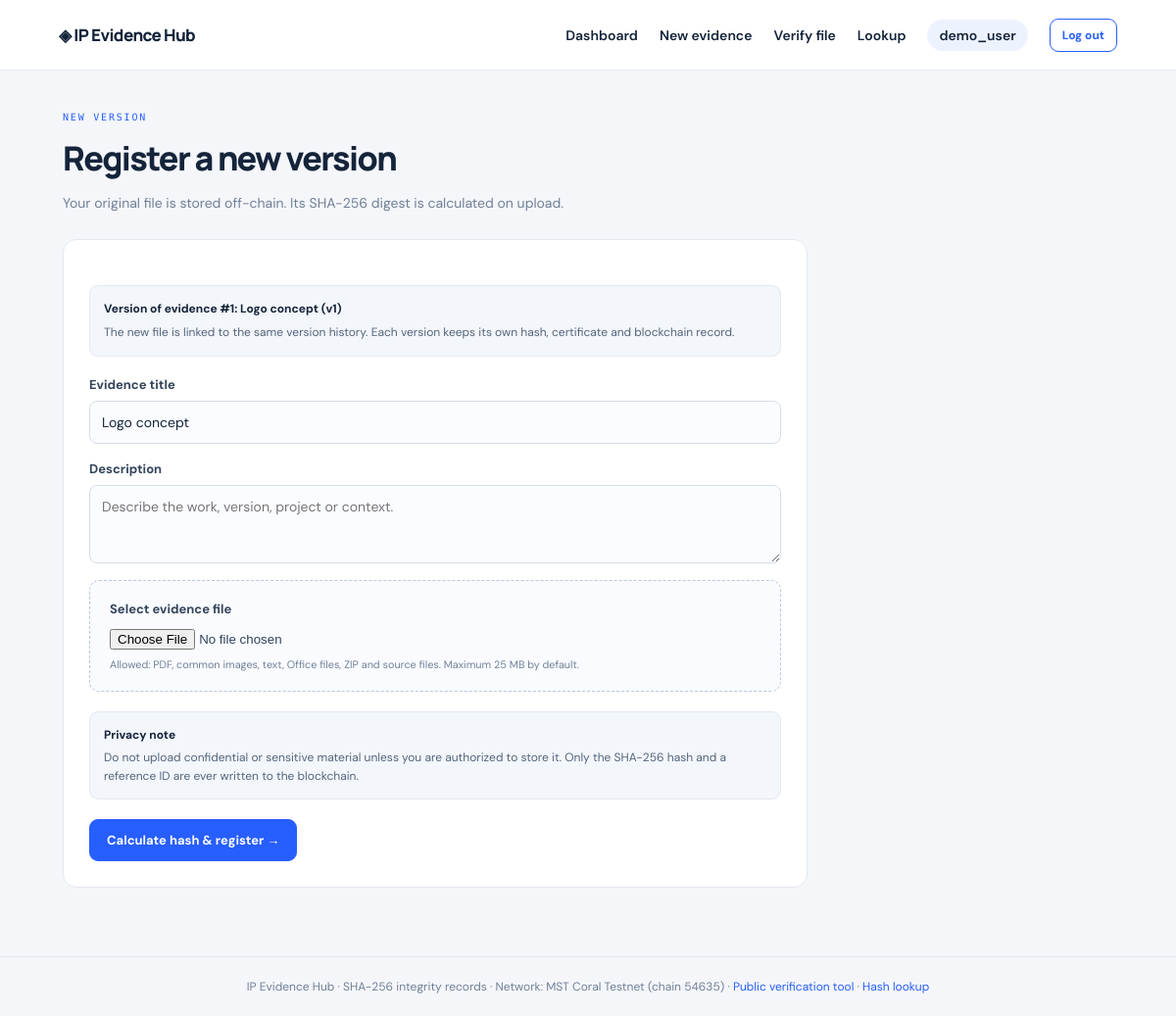
Screenshot of /evidence/1/new-version (signed in) with the database file from the repository.
### tables this page shows
CREATE TABLE users (
          id INTEGER PRIMARY KEY AUTOINCREMENT, username TEXT UNIQUE NOT NULL,
          email TEXT UNIQUE NOT NULL, password_hash TEXT NOT NULL,
          role TEXT NOT NULL DEFAULT 'user', created_at TEXT NOT NULL
        );

CREATE TABLE evidence (
          id INTEGER PRIMARY KEY AUTOINCREMENT, user_id INTEGER NOT NULL,
          title TEXT NOT NULL, description TEXT DEFAULT '', original_name TEXT NOT NULL,
          stored_name TEXT NOT NULL, sha256 TEXT NOT NULL, file_size INTEGER NOT NULL,
          mime_type TEXT DEFAULT '', created_at TEXT NOT NULL, watermark_name TEXT DEFAULT '',
          chain_network TEXT DEFAULT '', tx_hash TEXT DEFAULT '', contract_address TEXT DEFAULT '', chain_status TEXT NOT NULL DEFAULT 'local', registrant_address TEXT DEFAULT '', onchain_recorded_at INTEGER DEFAULT 0, block_number INTEGER DEFAULT 0, root_id INTEGER, parent_id INTEGER, version_no INTEGER NOT NULL DEFAULT 1,
          FOREIGN KEY(user_id) REFERENCES users(id)
        );

### app.py (the view)
@app.route("/evidence/<int:evidence_id>/new-version")
@login_required
def new_version(evidence_id):
    return render_template("upload.html",parent=get_owned_evidence(evidence_id))

### app.py (called while the page is built)
@contextmanager
def db():
    conn = sqlite3.connect(DB_PATH)
    conn.row_factory = sqlite3.Row
    conn.execute("PRAGMA foreign_keys=ON")
    try:
        with conn: yield conn
    finally:
        conn.close()

def login_required(f):
    @wraps(f)
    def wrapped(*a, **kw):
        if not session.get("user_id"):
            flash("Please log in to continue.", "warning"); return redirect(url_for("login"))
        return f(*a, **kw)
    return wrapped

def current_user():
    if not session.get("user_id"): return None
    with db() as c: return c.execute("SELECT id,username,email,role FROM users WHERE id=?",(session["user_id"],)).fetchone()

def csrf_token():
    if "csrf" not in session: session["csrf"]=secrets.token_urlsafe(32)
    return session["csrf"]

@app.context_processor
def inject_user(): return {"current_user": current_user(), "network": chain.network, "chain": chain}

@app.before_request
def csrf_protect():
    if request.method=="POST":
        sent=request.form.get("csrf_token") or request.headers.get("X-CSRF-Token","")
        expected=session.get("csrf","")
        if not sent or not expected or not secrets.compare_digest(sent,expected): abort(400)

@app.after_request
def security_headers(response):
    response.headers.setdefault("X-Content-Type-Options","nosniff")
    response.headers.setdefault("X-Frame-Options","DENY")
    response.headers.setdefault("Referrer-Policy","same-origin")
    response.headers.setdefault("Content-Security-Policy","default-src 'self'; script-src 'self'; style-src 'self' https://fonts.googleapis.com; "
                                "font-src https://fonts.gstatic.com; img-src 'self' data:; frame-ancestors 'none'; form-action 'self'")
    return response

def get_evidence(eid, user=None):
    with db() as c: row=c.execute("SELECT e.*,u.username FROM evidence e JOIN users u ON u.id=e.user_id WHERE e.id=?",(eid,)).fetchone()
    if not row: abort(404)
    u=current_user()
    if not u or (row["user_id"] != u["id"] and u["role"]!="admin"): abort(403)
    return row

def get_owned_evidence(eid):
    row=get_evidence(eid)
    if row["user_id"]!=session.get("user_id"): abort(403)
    return row

### templates/upload.html
{% extends "base.html" %}{% block title %}Add evidence · IP Evidence Hub{% endblock %}{% block content %}<div class="page-head"><div><div class="eyebrow">{{ "NEW VERSION" if parent else "EVIDENCE INTAKE" }}</div><h1>{{ "Register a new version" if parent else "Register new evidence" }}</h1><p class="muted">Your original file is stored off-chain. Its SHA-256 digest is calculated on upload.</p></div></div><form class="panel form wide-form" method="post" action="{{ url_for('upload') }}" enctype="multipart/form-data"><input type="hidden" name="csrf_token" value="{{ csrf_token() }}">{% if parent %}<input type="hidden" name="parent_id" value="{{ parent.id }}"><div class="notice"><strong>Version of evidence #{{ parent.id }}: {{ parent.title }} (v{{ parent.version_no }})</strong><p>The new file is linked to the same version history. Each version keeps its own hash, certificate and blockchain record.</p></div>{% endif %}<label>Evidence title<input name="title" required maxlength="180" value="{{ parent.title if parent else '' }}" placeholder="e.g. Logo concept — first draft"></label><label>Description<textarea name="description" rows="3" placeholder="Describe the work, version, project or context."></textarea></label><label class="file-drop">Select evidence file<input type="file" name="file" required><small>Allowed: PDF, common images, text, Office files, ZIP and source files. Maximum 25 MB by default.</small></label><div class="notice"><strong>Privacy note</strong><p>Do not upload confidential or sensitive material unless you are authorized to store it. Only the SHA-256 hash and a reference ID are ever written to the blockchain.</p></div><button class="btn">Calculate hash & register →</button></form>{% endblock %}

### templates/base.html (shortened to what this page needs)
<!doctype html><html lang="en"><head><link rel="stylesheet" href="{{ url_for('static',filename='style.css') }}"></head>
<body><nav class="nav"><a class="brand" href="{{ url_for('index') }}">◈ IP Evidence Hub</a><div class="navlinks">{% if current_user %}<a href="{{ url_for('dashboard') }}">Dashboard</a><a href="{{ url_for('upload') }}">New evidence</a><a href="{{ url_for('verify') }}">Verify file</a><a href="{{ url_for('lookup') }}">Lookup</a>{% if current_user.role=='admin' %}<a href="{{ url_for('admin_users') }}">Users</a><a href="{{ url_for('admin_audit') }}">Audit log</a>{% endif %}<a class="user-chip" href="{{ url_for('change_password') }}" title="Account settings">{{ current_user.username }}</a><form class="inline-form" method="post" action="{{ url_for('logout') }}"><input type="hidden" name="csrf_token" value="{{ csrf_token() }}"><button class="btn btn-small btn-outline">Log out</button></form>{% else %}<a href="{{ url_for('verify') }}">Verify</a><a href="{{ url_for('lookup') }}">Lookup</a><a href="{{ url_for('login') }}">Log in</a><a class="btn btn-small" href="{{ url_for('register') }}">Create account</a>{% endif %}</div></nav><main class="container">{% with messages=get_flashed_messages(with_categories=true) %}{% if messages %}{% for category,message in messages %}<div class="flash {{ category }}">{{ message }}</div>{% endfor %}{% endif %}{% endwith %}{% block content %}{% endblock %}</main><footer>IP Evidence Hub · SHA-256 integrity records · Network: {{ network.name }} (chain {{ network.chain_id }}) · <a href="{{ url_for('verify') }}">Public verification tool</a> · <a href="{{ url_for('lookup') }}">Hash lookup</a></footer>{% block scripts %}{% endblock %}</body></html>

### static/style.css (style rules this page uses)
:root { --bg:#f4f6fa;--panel:#fff;--ink:#14243a;--muted:#718096;--line:#e4e9f1;--blue:#275efe;--navy:#101f35;--mint:#d9fae8;--red:#b42318 }
* { box-sizing:border-box }
body { margin:0;background:var(--bg);color:var(--ink);font-family:'DM Sans',sans-serif;font-size:14px }
.nav { height:72px;padding:0 max(5vw,24px);display:flex;align-items:center;justify-content:space-between;background:#fff;border-bottom:1px solid var(--line);gap:24px }
.brand { font:800 17px Manrope,sans-serif;letter-spacing:-.6px;color:var(--navy);text-decoration:none }
.navlinks { display:flex;align-items:center;gap:22px }
.nav a { color:var(--ink);text-decoration:none;font-weight:600 }
.nav .brand { font-weight:800 }
.user-chip { background:#edf2ff;border-radius:20px;padding:7px 12px;color:#2549a8 }
.container { max-width:1120px;margin:0 auto;padding:42px 24px 70px;min-height:calc(100vh - 140px) }
h1,h2,h3,p { margin-top:0 }
h1 { font:800 clamp(30px,4vw,44px) Manrope,sans-serif;letter-spacing:-1.6px;margin-bottom:12px }
.eyebrow { font:500 10px 'DM Mono',monospace;letter-spacing:1.8px;color:var(--blue);margin-bottom:13px }
.muted { color:var(--muted);line-height:1.6 }
.btn { display:inline-flex;justify-content:center;align-items:center;gap:8px;border:1px solid var(--blue);border-radius:9px;background:var(--blue);color:white!important;padding:12px 17px;font:700 13px 'DM Sans',sans-serif;text-decoration:none;cursor:pointer }
.btn-outline { background:transparent;color:var(--blue)!important }
.btn-small { padding:8px 12px;font-size:12px }
.feature,.panel,.stat { background:var(--panel);border:1px solid var(--line);border-radius:14px }
.panel { padding:26px }
.form label { display:block;font-weight:700;font-size:13px;margin:17px 0;color:#33445a }
.form input:not([type=file]),.form textarea { display:block;width:100%;margin-top:8px;padding:12px;border:1px solid #d7deea;border-radius:8px;font:14px 'DM Sans',sans-serif;background:#fbfcff;color:var(--ink) }
.form small { display:block;color:var(--muted);font-weight:400;margin-top:8px }
.wide-form { max-width:760px }
.file-drop { border:1px dashed #b9c7de;background:#f9fbff;padding:20px;border-radius:10px }
.file-drop input { display:block;margin-top:12px;max-width:100% }
.notice { background:#f3f6fb;border:1px solid var(--line);padding:14px;border-radius:9px;margin:20px 0;color:#53657b;font-size:12px;line-height:1.55 }
.notice strong { color:var(--ink) }
.notice p { margin:5px 0 0 }
.page-head { display:flex;align-items:center;justify-content:space-between;gap:20px;margin-bottom:26px }
.page-head h1 { font-size:34px }
.page-head p { margin-bottom:0 }
footer { border-top:1px solid var(--line);padding:22px 24px;text-align:center;color:var(--muted);font-size:12px }
footer a { color:var(--blue);text-decoration:none }
.inline-form { display:inline-flex;margin:0 }
.nav button.btn { font-family:'DM Sans',sans-serif }
.user-chip { text-decoration:none }

### rows the page displays
users: username "demo_user"
evidence: id "1", title "Logo concept", version_no "1"

### other values shown
{{ "NEW VERSION" if parent else "EVIDENCE INTAKE" }} "NEW VERSION"
{{ "Register a new version" if parent else "Register new evidence" }} "Register a new version"
{{ network.name }} "MST Coral Testnet"
{{ network.chain_id }} "54635"
